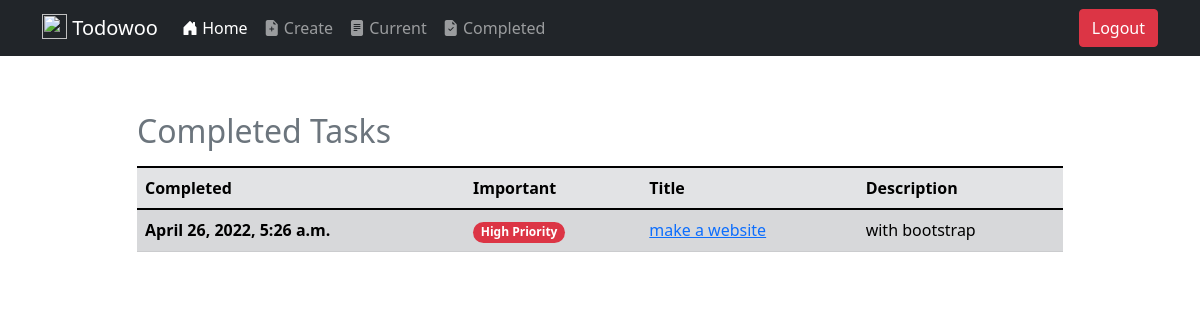
The page /completed/ (signed in) on the database as committed earlier.
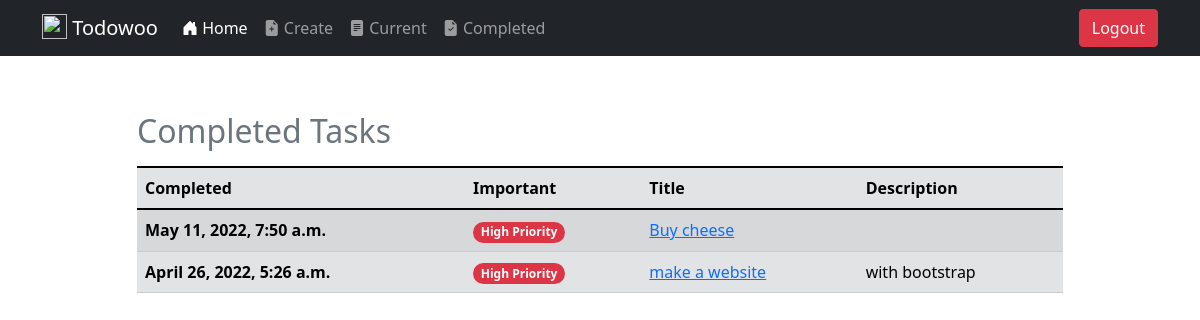
The same page on the database as committed later.
### todo/models.py (models this page shows, shortened)
class Todo(models.Model):
    title = models.CharField(max_length=100)
    description = models.TextField(blank=True)
    created = models.DateTimeField(auto_now_add=True)
    datecompleted = models.DateTimeField(null=True, blank=True)
    important = models.BooleanField(default=False)
    user = models.ForeignKey(User, on_delete=models.CASCADE)

### todo/views.py (the view)
# urls.py: path('completed/', views.completedtodos, name="completedtodos"),
@login_required
def completedtodos(request):
    todos = Todo.objects.filter(user=request.user, datecompleted__isnull=False).order_by('-datecompleted')
    return render(request, 'todo/completedtodos.html', {'todos': todos})

### todo/templates/todo/completedtodos.html
{% extends "todo/base.html" %}
{% load static %}
{% block content %}
<div class="row justify-content-center mt-5">
    <div class="col-md-10">
        <div class="table-responsive-md">
            <table class="table table-secondary table-striped table-hover caption-top">
                <caption><h2>Completed Tasks</h2></caption>
                <thead>
                    <tr>
                        <th scope="col">Completed</th>
                        <th scope="col">Important</th>
                        <th scope="col">Title</th>
                        <th scope="col">Description</th>
                    </tr>
                </thead>
                <tbody>
                    {% for todo in todos %}
                    <tr>
                        <th scope="row">{{ todo.datecompleted }}</th>
                        <td class="align-middle">{% if todo.important %}<span class="badge rounded-pill bg-danger">High Priority</span>{% else %}<span class="badge rounded-pill bg-secondary">Low Priority</span>{% endif %}</td>
                        <td><a href="{% url 'viewtodo' todo.id %}">{{ todo.title }}</a></td>
                        <td>{{ todo.description|truncatewords:15 }}</td>
                    </tr>
                    {% endfor %}
                </tbody>
            </table>
        </div>
    </div>
</div>
{% endblock %}}

Rows that differ between the two databases and show on the page:
now on this page (row edited): Todo: datecompleted "May 11, 2022, 7:50 a.m.", important "High Priority", title "Buy cheese"
